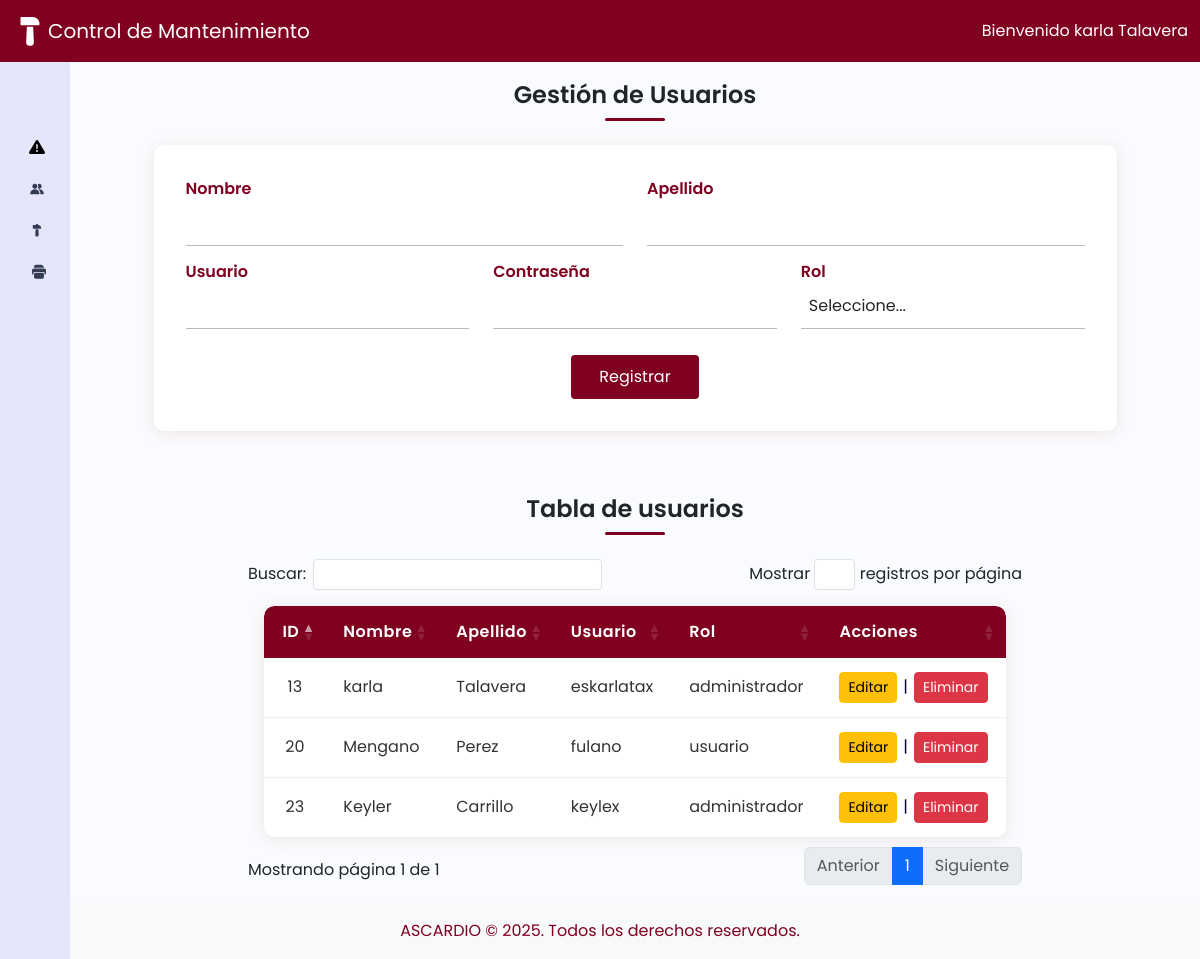
Page /index.php?vista=usuarios (signed in) on the earlier database version.
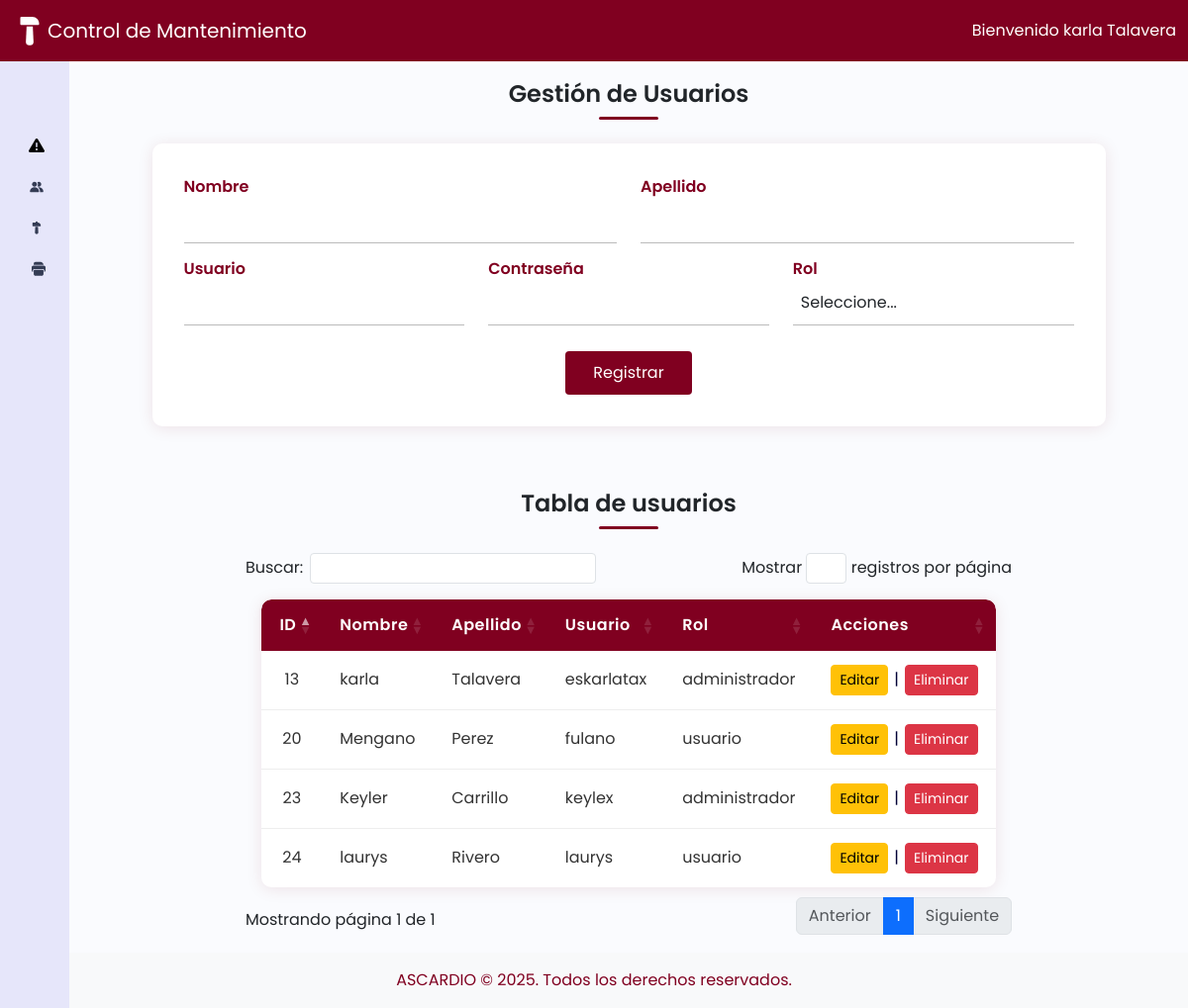
Same page on the later database version.
### tables this page shows
CREATE TABLE `usuarios` (
  `id` int(11) NOT NULL,
  `nombre` varchar(50) NOT NULL,
  `apellido` varchar(50) NOT NULL,
  `usuario` varchar(50) NOT NULL,
  `contrasena` varchar(255) NOT NULL,
  `rol` enum('administrador','usuario') NOT NULL DEFAULT 'usuario'
);

### controladores/controladorUsuario.php (called while the page is built, shortened)
<?php
require_once dirname(__DIR__) . '/modelos/modeloUsuario.php';
class controladorUsuario {
    private $modelo;
    public function __construct() {
        $this->modelo = new modeloUsuario();
    }
    public function mostrarUsuarios() {
        $usuarioEditar = null;
        $usuarios = $this->modelo->obtenerUsuarios();
        require dirname(__DIR__) . '/vistas/vistaUsuario.php';
    }
}

### modelos/modeloUsuario.php (called while the page is built, shortened)
<?php
require_once dirname(__DIR__) . '/config/conexion.php';
class modeloUsuario {
    private $conexion;
    public function __construct() {
        $bd = new Base_Datos();
        $this->conexion = $bd->Conexion_Base_Datos();
    }
    public function obtenerUsuarios() {
        $sql = "SELECT * FROM usuarios";
        $stmt = $this->conexion->prepare($sql);
        $stmt->execute();
        return $stmt->fetchAll(PDO::FETCH_ASSOC);
    }
}

### config/conexion.php (called while the page is built, shortened)
<?php
  class Base_Datos{
    private $Nombre_Servidor = "localhost";
    private $Nombre_Base_Datos = "Mantenimiento_AscardioDB;";
    private $Nombre_Usuario = "root";
    private $Pass = "";
    public function Conexion_Base_Datos(){
       $this->Conexion = null;
       try{
             $this-> Conexion = new PDO("mysql:host={$this->Nombre_Servidor};dbname={$this->Nombre_Base_Datos}",
             $this->Nombre_Usuario,
             $this->Pass
        );
        $this->Conexion->setAttribute(PDO::ATTR_ERRMODE, PDO::ERRMODE_EXCEPTION);
       }catch(PDOException $e){
         die ("Error de Conexion:" . $e->getMessage());
       }
       return $this->Conexion;
    }
    }
?>

### vistas/vistaUsuario.php (the view, shortened to what this page needs)
<?php include 'header.php'; ?>
<div class="main p-3">
    <h1>Gestión de Usuarios</h1>
    <div class="titulo-linea"></div>
    <form method="POST" class="device-form mb-4">
        <section class="form-row">
            <label class="form-label flex-grow">
                Nombre
                <input type="text" class="form-control" name="nombre" required value="<?= isset($usuarioEditar) && $usuarioEditar ? htmlspecialchars($usuarioEditar['nombre']) : '' ?>">
            </label>
            <label class="form-label flex-grow">
                Apellido
                <input type="text" class="form-control" name="apellido" required value="<?= isset($usuarioEditar) && $usuarioEditar ? htmlspecialchars($usuarioEditar['apellido']) : '' ?>">
            </label>
        </section>
        <section class="form-row">
            <label class="form-label flex-grow">
                Usuario
                <input type="text" class="form-control" name="usuario" required value="<?= isset($usuarioEditar) && $usuarioEditar ? htmlspecialchars($usuarioEditar['usuario']) : '' ?>">
            </label>
            <label class="form-label flex-grow">
                Contraseña
                <input type="password" class="form-control" name="contrasena" <?= isset($usuarioEditar) && $usuarioEditar ? '' : 'required' ?>>
            </label>
            <label class="form-label flex-grow">
                Rol
                <select class="form-control" name="rol" required>
                    <option value="">Seleccione...</option>
                </select>
            </label>
        </section>
        <div class="form-buttons">
            <?php if (isset($usuarioEditar) && $usuarioEditar): ?>
                <button type="submit" name="actualizar" class="btn btn-primary">Actualizar</button>
                <a href="index.php?vista=usuarios" class="btn btn-secondary">Cancelar</a>
            <?php else: ?>
                <button type="submit" name="registrar" class="btn btn-primary">Registrar</button>
            <?php endif; ?>
        </div>
    </form>
    <h1>Tabla de usuarios</h1>
    <div class="titulo-linea"></div>
    <table class="device-table" id="usuariosTable">
        <thead>
            <tr>
                <th>ID</th>
                <th>Nombre</th>
                <th>Apellido</th>
                <th>Usuario</th>
                <th>Rol</th>
                <th>Acciones</th>
            </tr>
        </thead>
        <tbody>
            <?php foreach ($usuarios as $u): ?>
                <tr>
                    <td><?= htmlspecialchars($u['id']) ?></td>
                    <td><?= htmlspecialchars($u['nombre']) ?></td>
                    <td><?= htmlspecialchars($u['apellido']) ?></td>
                    <td><?= htmlspecialchars($u['usuario']) ?></td>
                    <td><?= htmlspecialchars($u['rol']) ?></td>
                    <td>
                        <div style="display:flex;align-items:center;gap:6px;">
                            <a href="index.php?vista=usuarios&editar=<?= urlencode($u['id']) ?>" class="btn btn-sm btn-warning">Editar</a>
                            <span>|</span>
                            <a href="index.php?vista=usuarios&eliminar=<?= urlencode($u['id']) ?>" class="btn btn-sm btn-danger" onclick="return confirm('¿Seguro que deseas eliminar este usuario?')">Eliminar</a>
                        </div>
                    </td>
                </tr>
            <?php endforeach; ?>
        </tbody>
    </table>
</div>
<?php include 'footer.php'; ?>

Differences in the rows shown:
added usuarios: id "24", nombre "laurys", apellido "Rivero", usuario "laurys", rol "usuario"
